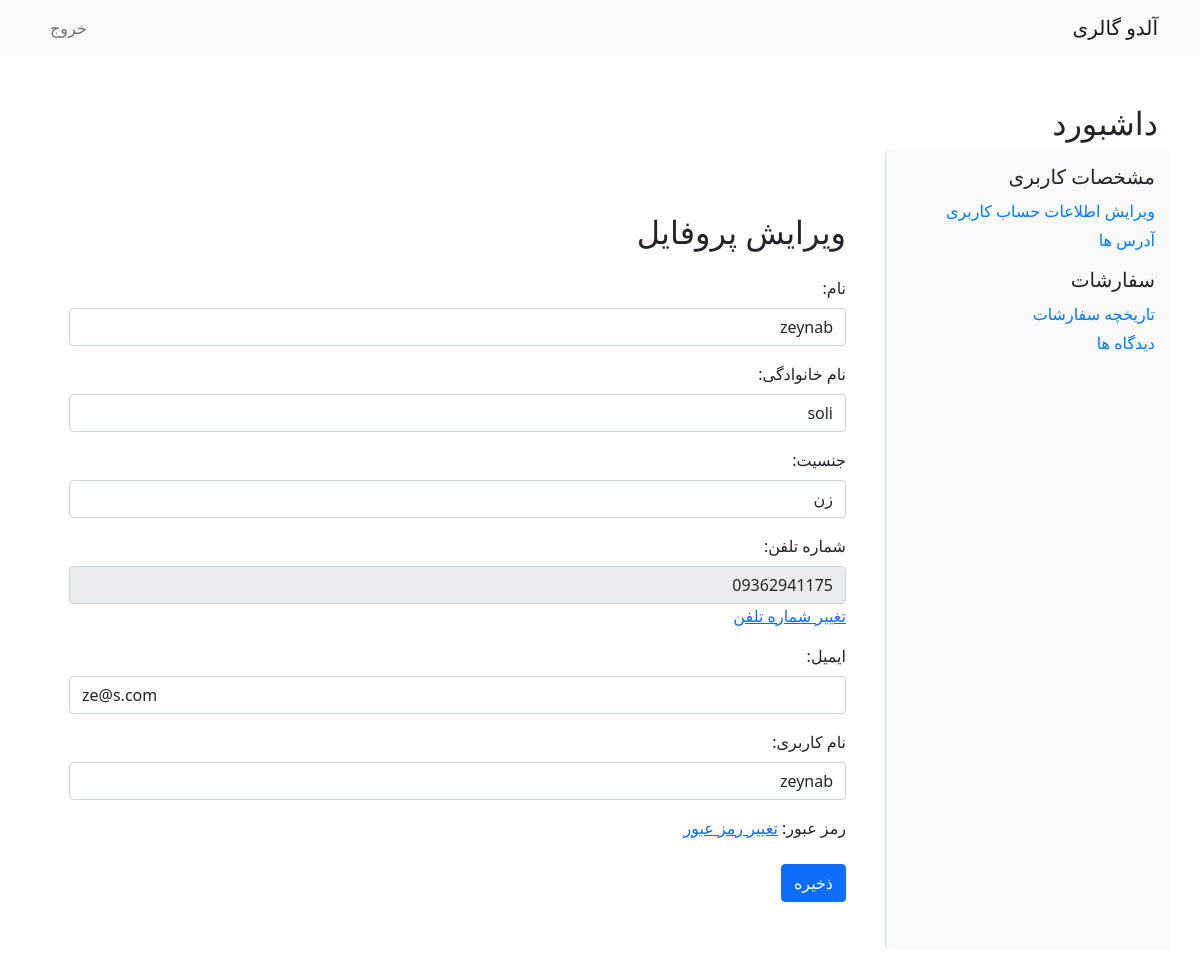
Screenshot of /customers/edit-profile/ (signed in) with the database file from the repository.
### customers/models.py (models this page shows)
class CustomerProfile(models.Model):
    GENDER_TYPE_CHOICES = (
        (1, 'مرد'),
        (2, 'زن'),
    )
    user = models.OneToOneField(User, on_delete=models.CASCADE)
    first_name = models.CharField(max_length=255)
    last_name = models.CharField(max_length=255)
    gender = models.PositiveSmallIntegerField(choices=GENDER_TYPE_CHOICES, null=True, blank=True)

### accounts/models.py (models this page shows)
class User(AbstractUser):
    USER_TYPE_CHOICES = (
        (1, 'Customer'),
        (2, 'Seller'),
        (3, 'Employee'),
    )
    user_type = models.PositiveSmallIntegerField(choices=USER_TYPE_CHOICES)
    phone_number = models.CharField(max_length=15, unique=True, blank=True, null=True)
    otp = models.CharField(max_length=6, blank=True, null=True)
    groups = models.ManyToManyField('auth.Group', related_name='custom_user_set', blank=True)
    user_permissions = models.ManyToManyField('auth.Permission', related_name='custom_user_permissions_set', blank=True)

### customers/views.py (the view, shortened to what this page needs)
# urls.py: path('edit-profile/', edit_profile, name='edit_profile'),
@login_required
def edit_profile(request):
    user = request.user
    profile, created = CustomerProfile.objects.get_or_create(user=user)  # بوجود آوردن پروفایل در صورت وجود نداشتن
    profile_edit_form = ProfileEditForm(instance=profile)
    user_edit_form = UserEditForm(instance=user)
    context = {
        'profile_edit_form': profile_edit_form,
        'user_edit_form': user_edit_form,
        'phone_number': user.phone_number  # برای نمایش شماره تلفن
    }
    return render(request, 'customers/edit_profile.html', context)

### customers/forms.py
class ProfileEditForm(forms.ModelForm):
    class Meta:
        model = CustomerProfile
        fields = ['first_name', 'last_name', 'gender']  # فیلدهای ویرایش شونده

class UserEditForm(forms.ModelForm):
    email = forms.EmailField(required=True)
    username = forms.CharField(required=True)
    class Meta:
        model = User
        fields = ['email', 'username']

### customers/templatetags/custom_filters.py (called while the page is built)
@register.filter(name='add_class')
def add_class(field, css_class):
    return field.as_widget(attrs={'class': css_class})

### templates/customers/edit_profile.html (shortened to what this page needs)
{% extends 'customers/base.html' %}
{% load custom_filters %}
{% block content %}
<div class="container mt-5">
    <h2 class="mb-4">ویرایش پروفایل</h2>
    <form method="post" class="needs-validation" novalidate>
        <div class="mb-3">
            <label for="first_name" class="form-label">نام:</label>
            {{ profile_edit_form.first_name |add_class:"form-control" }}
        </div>
        <div class="mb-3">
            <label for="last_name" class="form-label">نام خانوادگی:</label>
            {{ profile_edit_form.last_name|add_class:"form-control" }}
        </div>
        <div class="mb-3">
            <label for="gender" class="form-label">جنسیت:</label>
            {{ profile_edit_form.gender|add_class:"form-control" }}
        </div>
        <div class="mb-3">
            <label class="form-label">شماره تلفن:</label>
            <input type="text" class="form-control" value="{{ phone_number }}" disabled />
            <a href="{% url 'edit_phone' %}" class="link-primary">تغییر شماره تلفن</a>
        </div>
        <div class="mb-3">
            <label for="email" class="form-label">ایمیل:</label>
            {{ user_edit_form.email|add_class:"form-control" }}
        </div>
        <div class="mb-3">
            <label for="username" class="form-label">نام کاربری:</label>
            {{ user_edit_form.username|add_class:"form-control" }}
        </div>
        <div class="mb-3">
            <label class="form-label">رمز عبور:</label>
            <a href="{% url 'change_password' %}" class="link-primary">تغییر رمز عبور</a>
        </div>
        <button type="submit" class="btn btn-primary">ذخیره</button>
    </form>
</div>
{% endblock %}

### rows the page displays
CustomerProfile: first_name "zeynab", last_name "soli", gender "زن"
User: phone_number "09362941175", email "ze@s.com", username "zeynab"
